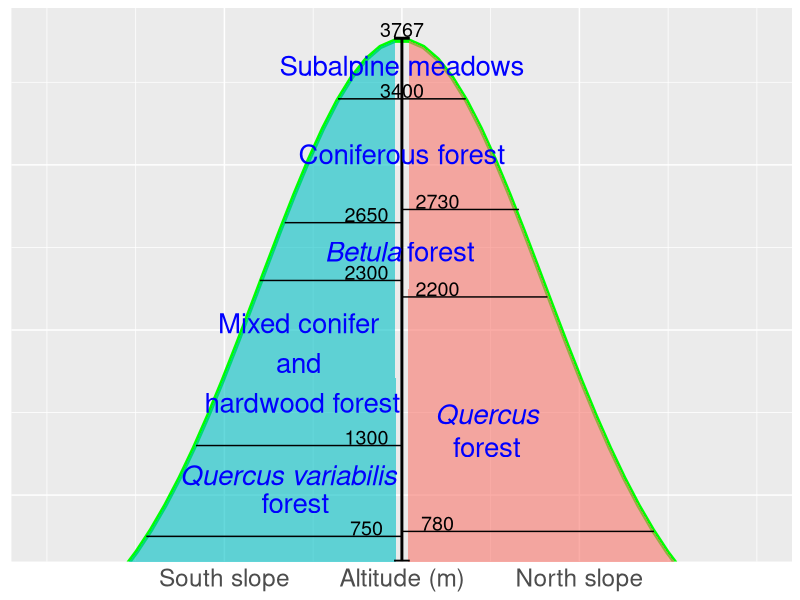

The R source for this figure:
## ---- chunk 1
library(ggplot2)
x <- seq(-2,2,length.out=100)
y <- dnorm(x,0,0.4)*3767
mtdata<-as.data.frame(cbind(x,y))
mtdata$slope[mtdata$x<=0] <- "south"
mtdata$slope[mtdata$x>0] <- "north"
pzone<- ggplot(mtdata,aes(x=x,y=y))+geom_line(size=1.5,color="green")+
        coord_cartesian(ylim = c(750, 3800),xlim=c(-1,1))+
        geom_area(aes(fill=slope), alpha = .6)+ guides(fill=FALSE)+
        scale_x_continuous(breaks=c(-0.5,0,0.5),
                     labels=c("South slope","Altitude (m)","North slope"))+
  annotate("segment", x=0, xend=0, y=600, yend=3767,size=1,color="black",
           arrow=arrow(ends="both", angle=90,length=unit(.2,"cm")))
pzone1<-pzone+annotate("segment", x=-0.72, xend=0, y=750, yend=750,size=0.5)+
  annotate("segment", x=-0.58, xend=0, y=1300, yend=1300,size=0.5)+
  annotate("segment", x=-0.4, xend=0, y=2300, yend=2300,size=0.5)+
  annotate("segment", x=-0.33, xend=0, y=2650, yend=2650,size=0.5)+
  annotate("segment", x=-0.18, xend=0.18, y=3400, yend=3400,size=0.5)+
  annotate("segment", x=0, xend=0.33, y=2730, yend=2730,size=0.5)+
  annotate("segment", x=0, xend=0.41, y=2200, yend=2200,size=0.5)+
  annotate("segment", x=0, xend=0.71, y=780, yend=780,size=0.5)
pzone2<-pzone1+annotate("text", x=-0.1, y=800, size=5,label="750")+
  annotate("text", x=-0.1, y=1350, size=5,label="1300")+
  annotate("text", x=-0.1, y=2350, size=5,label="2300")+
  annotate("text", x=-0.1, y=2700, size=5,label="2650")+
  annotate("text", x=0, y=3450, size=5,label="3400")+
  annotate("text", x=0, y=3820, size=5,label="3767")+
  annotate("text", x=0.1, y=2780, size=5,label="2730")+
  annotate("text", x=0.1, y=2250, size=5,label="2200")+
  annotate("text", x=0.1, y=830, size=5,label="780")
pzone3<-pzone2+annotate("text", x=-0.32, y=1120, size=7,color="blue",label="Quercus variabilis",fontface="italic")+
  annotate("text", x=-0.30, y=950, size=7,color="blue",label="forest")+
  annotate("text", x=-0.28, y=1800, size=7,color="blue",label="Mixed conifer \nand \nhardwood forest")+
  annotate("text", x=-0.11, y=2475, size=7,color="blue",label="Betula",fontface="italic")+ 
  annotate("text", x=0.11, y=2475, size=7,color="blue",label="forest")+
  annotate("text", x=0, y=3600, size=7,color="blue",label="Subalpine meadows")+
  annotate("text", x=0, y=3065, size=7,color="blue",label="Coniferous forest")+
  annotate("text", x=0.24, y=1490, size=7,color="blue",label="Quercus",fontface="italic")+
  annotate("text", x=0.24, y=1290, size=7,color="blue",label="forest")
pzone4<-pzone3+theme(axis.text.x = element_text(size=rel(2.0)),axis.title.x=element_blank(),
      axis.text.y = element_blank(),axis.title.y=element_blank(),axis.ticks = element_blank())
pzone4
#ggsave("vegzoneQL.png", pzone4, width=10, height=10)
